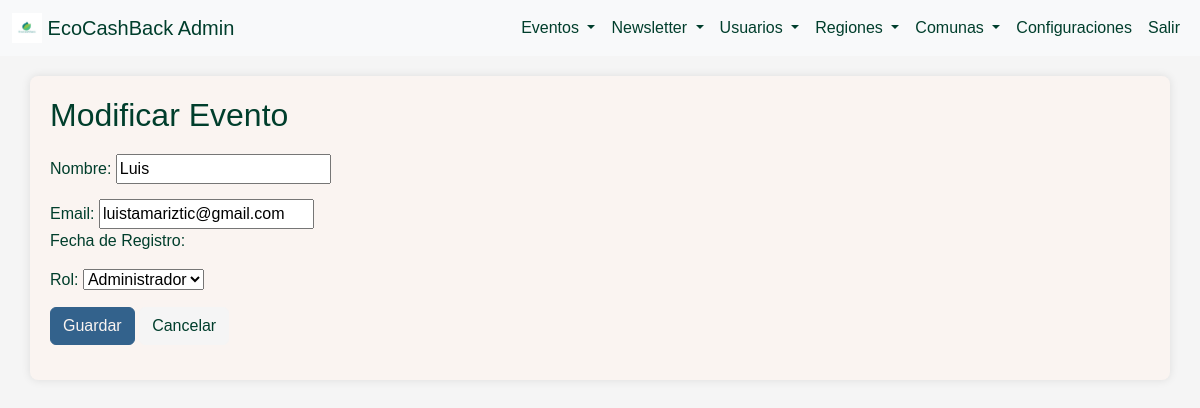
The app's page /administracion/modificar_user/1/, older data.
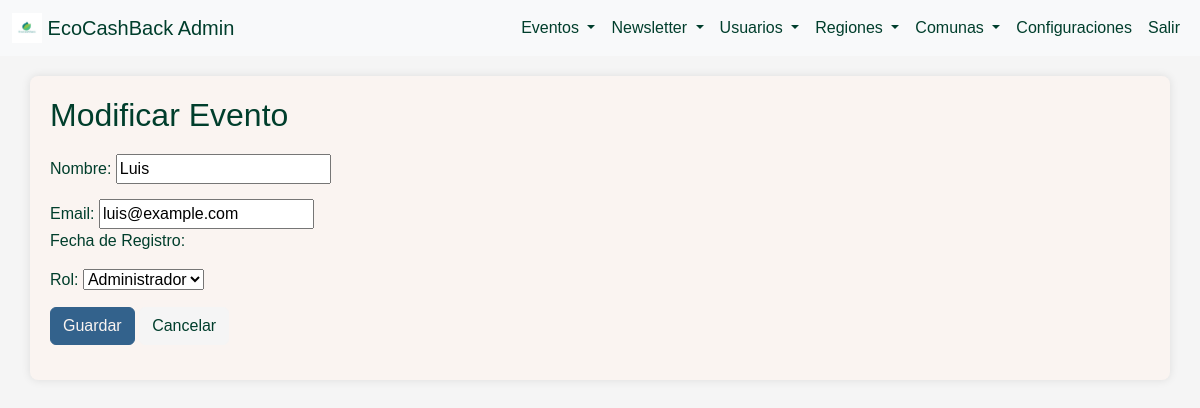
The same page, newer data.
### administracion/models.py (models this page shows, shortened)
class Usuario(models.Model):
    nombre = models.CharField(max_length=100)
    email = models.EmailField(unique=True)
    contraseña = models.CharField(max_length=100)
    fecha_registro = models.DateTimeField(auto_now_add=True)
    rol = models.ForeignKey(Rol, on_delete=models.CASCADE, default=1)  # Establece un valor predeterminado para el campo 'rol'

### administracion/views.py (the view)
# urls.py: path('modificar_user/<int:pk>/', views.modificar_users, name='modificar_users'),
def modificar_users(request, pk):
    usuario = get_object_or_404(Usuario, pk=pk)
    if request.method == 'POST':
        form = UsuarioForm(request.POST, instance=usuario)
        if form.is_valid():
            form.save()
            return redirect('listar_users')
    else:
        form = UsuarioForm(instance=usuario)
    return render(request, 'administracion/users/modificar_user.html', {'form': form})

### administracion/forms.py
class UsuarioForm(forms.ModelForm):
    class Meta:
        model = Usuario
        fields = ['email', 'nombre', 'contraseña', 'rol']

### administracion/models.py (called while the page is built)
    def __str__(self):
        return self.nombre

### administracion/templates/administracion/users/modificar_user.html (shortened to what this page needs)
{% load static %}
<!DOCTYPE html>
<html lang="es">
<head>
    <link rel="stylesheet" href="https://cdn.jsdelivr.net/npm/bootstrap@5.3.3/dist/css/bootstrap.min.css">
    <link rel="stylesheet" href="{% static 'css/admin_styles.css' %}">
</head>
<body>
    <nav class="navbar navbar-expand-lg navbar-light bg-light">
        <div class="container-fluid">
            <a class="navbar-brand" href="{% url 'admin_dashboard' %}">
                <img src="{% static 'img/logo-ecocashback.jpeg' %}" alt="Logo-EcoCashBack" width="30" height="30" class="d-inline-block align-top">
                EcoCashBack Admin
            </a>
            <div class="collapse navbar-collapse" id="navbarNav">
                <ul class="navbar-nav ms-auto">
                    <li class="nav-item dropdown">
                        <a class="nav-link dropdown-toggle" href="#" id="eventosDropdown" role="button" data-bs-toggle="dropdown" aria-expanded="false">
                            Eventos
                        </a>
                    </li>
                    <li class="nav-item dropdown">
                        <a class="nav-link dropdown-toggle" href="#" id="newsletterDropdown" role="button" data-bs-toggle="dropdown" aria-expanded="false">
                            Newsletter
                        </a>
                    </li>
                    <li class="nav-item dropdown">
                        <a class="nav-link dropdown-toggle" href="#" id="usuariosDropdown" role="button" data-bs-toggle="dropdown" aria-expanded="false">
                            Usuarios
                        </a>
                    </li>
                    <li class="nav-item dropdown">
                        <a class="nav-link dropdown-toggle" href="#" id="regionesDropdown" role="button" data-bs-toggle="dropdown" aria-expanded="false">
                            Regiones
                        </a>
                    </li>
                    <li class="nav-item dropdown">
                        <a class="nav-link dropdown-toggle" href="#" id="comunasDropdown" role="button" data-bs-toggle="dropdown" aria-expanded="false">
                            Comunas
                        </a>
                    </li>
                    <li class="nav-item">
                        <a class="nav-link" href="#">Configuraciones</a>
                    </li>
                    <li class="nav-item">
                        <a class="nav-link" href="#">Salir</a>
                    </li>
                </ul>
            </div>
        </div>
    </nav>
    <main class="container">
        <h2>Modificar Evento</h2>
        <form method="post">
            <div class="form-group">
                <label for="id_nombre">Nombre:</label>
                {{ form.nombre }}
            </div>
            <div class="form-group">
                <label for="id_email">Email:</label>
                {{ form.email }}
            <div class="form-group">
                <label for="id_fecha_registro">Fecha de Registro:</label>
            </div>
            <div class="form-group">
                <label for="id_rol">Rol:</label>
                {{ form.rol }}
            </div>
            <button type="submit" class="btn btn-primary">Guardar</button>
            <a href="{% url 'listar_users' %}" class="btn btn-secondary">Cancelar</a>
        </form>
    </main>
</body>
</html>

Row changes from the older to the newer data that the page shows:
changed Usuario "Luis": email "luistamariztic@gmail.com" → "luis@example.com"
